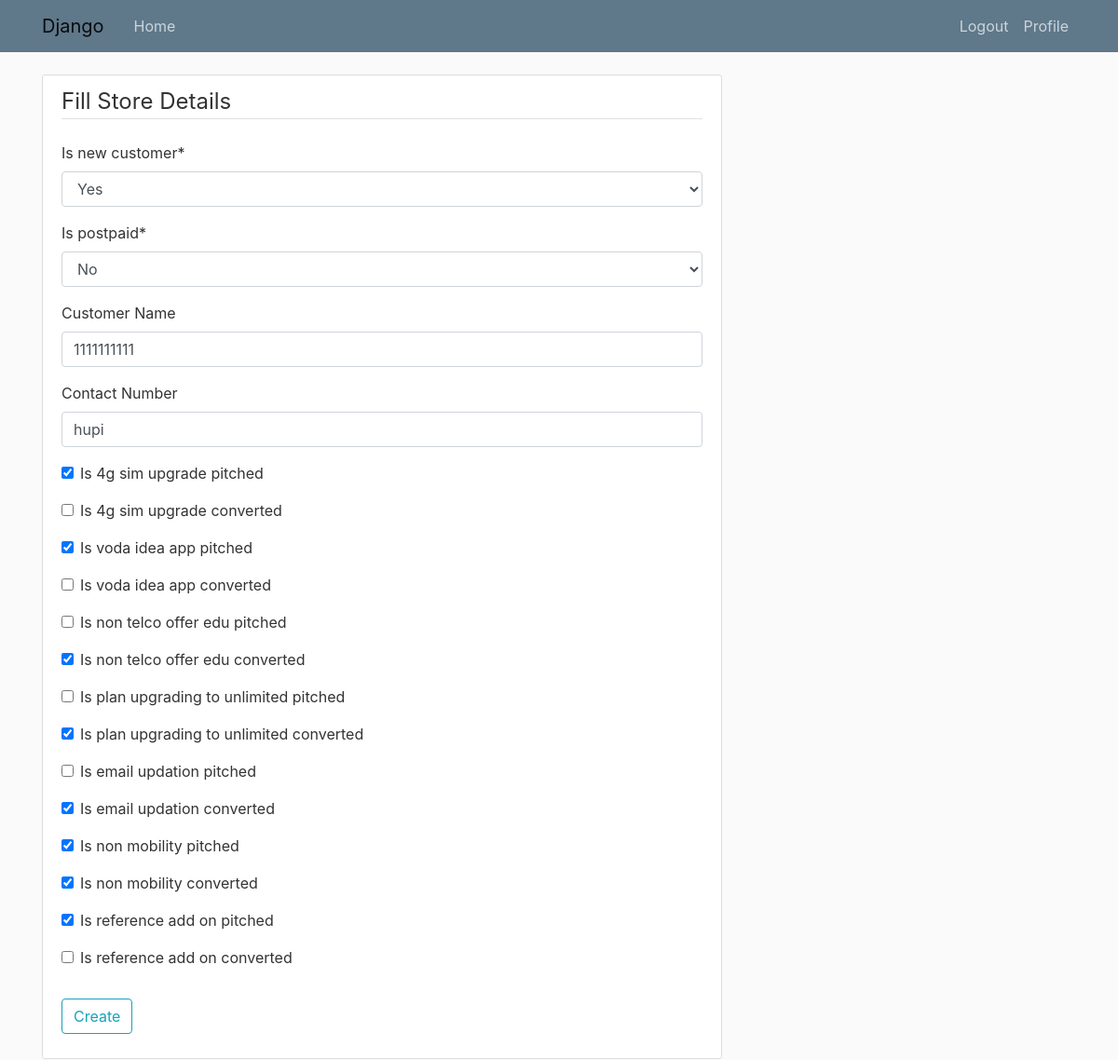
/storedetail/2/update/ (signed in), run on the app's committed database.
### vil_panel/models.py (models this page shows, shortened)
class StoreDetail(models.Model):
    is_new_customer = models.CharField(choices=YES_NO_CHOICES, max_length=2)
    is_postpaid = models.CharField(choices=YES_NO_CHOICES, max_length=2)
    customer_name = models.CharField('Customer Name', max_length=120, blank=True, null=True)
    customer_mobile_no = models.CharField('Contact Number', max_length=20, blank=True, null=True)
    is_4g_sim_upgrade_pitched = models.BooleanField(default=False)
    is_4g_sim_upgrade_converted = models.BooleanField(default=False)
    is_voda_idea_app_pitched = models.BooleanField(default=False)
    is_voda_idea_app_converted = models.BooleanField(default=False)
    is_non_telco_offer_edu_pitched = models.BooleanField(default=False)
    is_non_telco_offer_edu_converted = models.BooleanField(default=False)
    is_plan_upgrading_to_unlimited_pitched = models.BooleanField(default=False)
    is_plan_upgrading_to_unlimited_converted = models.BooleanField(default=False)
    is_email_updation_pitched = models.BooleanField(default=False)
    is_email_updation_converted = models.BooleanField(default=False)
    is_non_mobility_pitched = models.BooleanField(default=False)
    is_non_mobility_converted = models.BooleanField(default=False)
    is_reference_add_on_pitched = models.BooleanField(default=False)
    is_reference_add_on_converted = models.BooleanField(default=False)
    insertion_date_time = models.DateTimeField(auto_now_add=True,verbose_name='creation date')
    updation_date_time = models.DateTimeField(auto_now=True,verbose_name='last updated on')
    profile = models.ForeignKey(users_model.Profile, on_delete=models.SET_NULL, null=True)

### vil_panel/views.py (the view, shortened to what this page needs)
# urls.py: path('storedetail/<int:pk>/update/', StoreDetailUpdateView.as_view(), name='vilpanel-storedetailupdate'),
class StoreDetailUpdateView(LoginRequiredMixin,UserPassesTestMixin, UpdateView):
	model = StoreDetail
	form_class = StoreDetailForm
	success_url = reverse_lazy('vilpanel-storedetailcreate')
	def test_func(self):
		storedetail = self.get_object()
		if self.request.user.profile == storedetail.profile:
			return True
		return False

### vil_panel/forms.py
class StoreDetailForm(ModelForm):
    class Meta:
        model = StoreDetail
        exclude = ['profile']

### vil_panel/templates/vil_panel/storedetail_form.html (shortened to what this page needs)
{% extends 'vil_panel/base.html' %}
{% load crispy_forms_tags %}
{% block content %}
    <div class="content-section">
        <form method="POST">
            <fieldset class="form-group">
                <legend class="border-bottom mb-4">Fill Store Details</legend>
                {{ form|crispy }}
            </fieldset>
            <div class="form-group">
                <button class="btn btn-outline-info" type="submit">Create</button>
            </div>
        </form>
    </div>
{% endblock content %}

### vil_panel/static/vil_panel/main.css (style rules this page uses)
body { background: #fafafa; color: #333333; margin-top: 5rem; }
.content-section { background: #ffffff; padding: 10px 20px; border: 1px solid #dddddd; border-radius: 3px; margin-bottom: 20px; }

### data on the page
StoreDetail: is_new_customer "Yes", is_postpaid "No", customer_name "1111111111", customer_mobile_no "hupi", is_4g_sim_upgrade_pitched "☑", is_voda_idea_app_pitched "☑", is_non_telco_offer_edu_converted "☑", is_plan_upgrading_to_unlimited_converted "☑", is_email_updation_converted "☑", is_non_mobility_pitched "☑", is_non_mobility_converted "☑", is_reference_add_on_pitched "☑"
